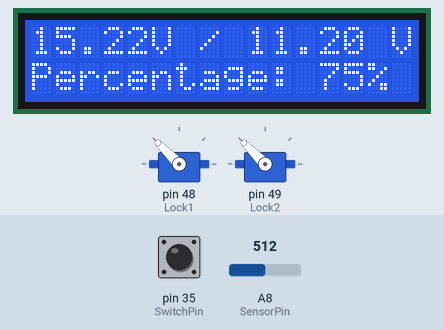
This sketch was run on a simulated Arduino Mega 2560, built with avr-gcc and run on an emulated ATmega2560. Shown: 2 × servo, 16×2 character LCD. Inputs (shaded band) come from the test bench; at power-on: pin 35 (SwitchPin) LOW, A8 (SensorPin) = 512.

Above: at 1.2 s.
1.3 s: pin 35 (SwitchPin) pulled HIGH for 0.15 s
At 1.6 s:
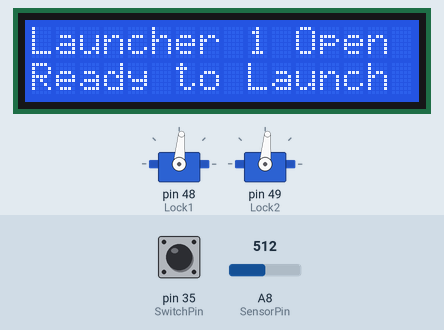
4.4 s: A8 (SensorPin) set to 122
At 7.2 s:
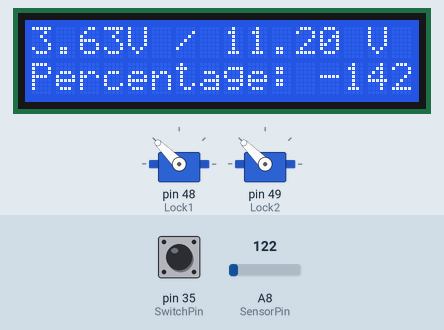
7.4 s: A8 (SensorPin) set to 190
At 8.4 s:
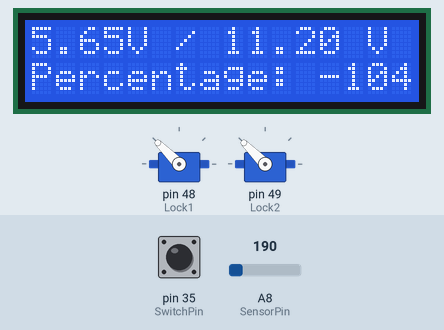
9.0 s: A8 (SensorPin) set to 205
At 10.2 s:
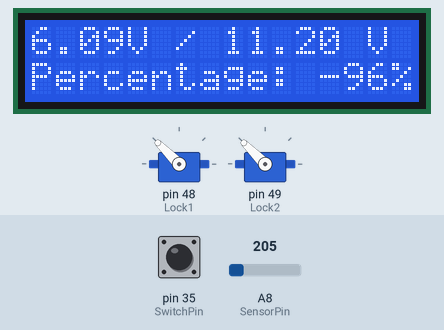
10.6 s: pin 35 (SwitchPin) pulled HIGH for 1 s
At 11.5 s:
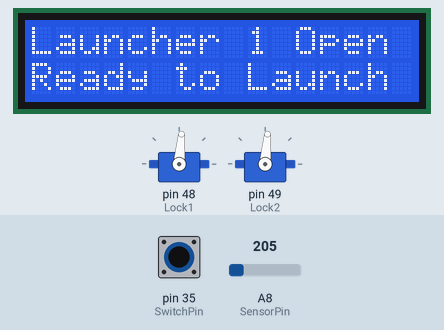
14.6 s: A8 (SensorPin) set to 6
At 16.6 s:
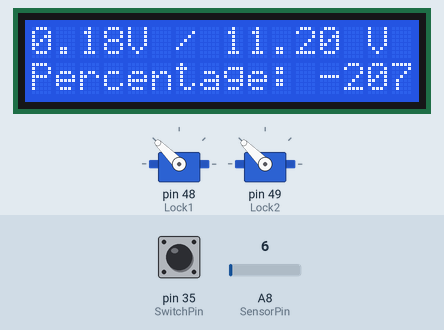
Timing chart, 0 to 18.1 s (numbered marks = the images above; inputs shaded):
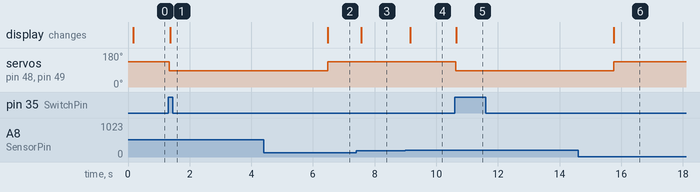

Measured:
- after the input at 1.3 s, servo on pin 48 (Lock1), servo on pin 49 (Lock2): 135° → 85° after 0.05 s; the display: changes after 0.08 s (image 1)
- after the input at 4.4 s, the display: changes after 2.1 s (image 2)
- after the input at 7.4 s, the display: changes after 0.17 s (image 3)
- after the input at 9.0 s, the display: changes after 0.15 s (image 4)
- after the input at 10.6 s, servo on pin 48 (Lock1), servo on pin 49 (Lock2): 135° → 85° at once; the display: changes after 0.06 s (image 5)

The sketch:

Rapid_Launcher_Code.ino
```cpp
#include <LiquidCrystal_I2C.h>

#include <Servo.h>
#include <Wire.h>
#include <LiquidCrystal_I2C.h>

//Define variables for the launcher
int LatchPin = 46; //Assigns pin that controls the latch
int ServoClosed = 135; //Position the Servo starts in
int ServoOpen = 85; //Position the Servo finishes at
int SwitchPin = 35; //Pin that the On-Switch is connected to

//Setup the Servo motors
Servo Lock1; //Define two servos for the locks
Servo Lock2;

//Setup the LCD Display
int SensorPin = A8; //Pin that reads battery voltage
float BatteryThreshold = 11.2; //SET THIS BASED ON BATTERY TYPE (8 AA)
float BatteryMaximum = 16.5; //SET THIS BASED ON BATTERY (8 AA)
LiquidCrystal_I2C lcd(0x27, 16, 2);

void setup() {
  // put your setup code here, to run once:
  Lock1.attach(48); //Assign lock 1 to pin 48
  Lock2.attach(49); //Assign lock 2 to pin 49
  pinMode(LatchPin, OUTPUT); //Assign the Latch control as an output
  pinMode(SwitchPin, INPUT); //Assign the switch as an input
  pinMode(SensorPin, INPUT); //Assign Sensor voltage as an input

  Lock1.write(ServoClosed);  //Assigns servos to the locked position
  Lock2.write(ServoClosed);  //Assigns servos to the locked position

  //Setup LCD Basic functions for the LCD
  lcd.begin();
  lcd.clear();
  lcd.print("ON");
  lcd.backlight();
}

void loop() {
  // put your main code here, to run repeatedly:
  //Code for the LCD Display
  float SensorValue = analogRead(SensorPin); //Read the input voltage value
  float SensorVoltage = SensorValue * 5/1024; //This is the breakdown of the voltage steps in Arduino
  float BatteryVoltage = SensorVoltage* 60.93/10.01; //Multiply by the voltage divider (R1+R2)/R1
  int BatteryPercent = (BatteryVoltage-BatteryThreshold)/(BatteryMaximum-BatteryThreshold)*100;
  lcd.begin();
  lcd.clear();
  lcd.setCursor(0,0);
  lcd.print(BatteryVoltage);//Prints the voltage left in the battery
  lcd.print("V / ");
  lcd.print(BatteryThreshold);
  lcd.print(" V ");
  lcd.setCursor(0,1); //Moves cursor to second line
  lcd.print("Percentage: ");
  lcd.print(BatteryPercent);
  lcd.print("%");

  //Check the Switch and open the locks/latch
  int SwitchRead = digitalRead(SwitchPin);
  if(SwitchRead == HIGH){
    Lock1.write(ServoOpen); //Sets servo to unlocked position
    Lock2.write(ServoOpen); //Sets servo to unlocked position
    digitalWrite(LatchPin, HIGH); //Unlock the Latch

    //Print that the launcher has unlocked on the LCD
    lcd.clear(); //Clear the LCD Display
    lcd.setCursor(0,0); //Set cursor to first line
    lcd.print("Launcher 1 Open");
    lcd.setCursor(0,1);
    lcd.print("Ready to Launch");
    delay(5000);
  }
  else{
    Lock1.write(ServoClosed); //Close the lock 1
    Lock2.write(ServoClosed); //Close the lock 2
    digitalWrite(LatchPin, LOW); // Lock the latch

    //Print that the launcher is locked. This can be added, but not necessary
    //lcd.clear();
    //lcd.setCursor(0,0);
    //lcd.print("Launcher 1");
    //lcd.setCursor(0,1);
    //lcd.print("Closed");
  }

}
```
